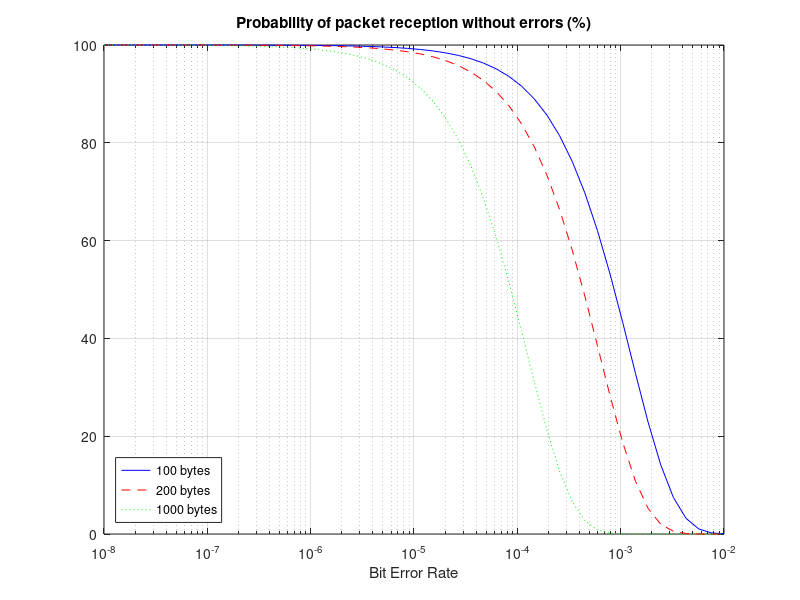
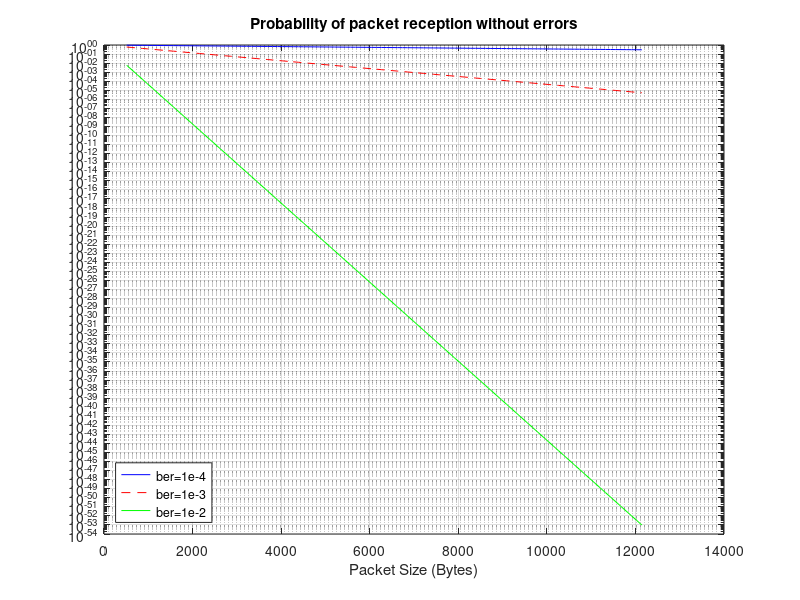

Reproduce these figures in MATLAB, in order.
% a)
% n erros num pacote -> variavel aleatoria binomial
% sucesso é o BER
% n experiencias de Bernoulli é o n de bits do pacote

% f(0) = (n 0) * p^0 * (1-p)^(n-0)
n = 8 * 100;
p = 10^(-2);
f = (nchoosek(n, 0) * p^0 * (1-p)^(n-0)) * 100


%%
% b)
n = 8 * 1000;
p = 10^(-3);
f = (nchoosek(n, 1) * p^1 * (1-p)^(n-1)) * 100


%%
% c)
n = 8 * 200;
p = 10^(-4);

% 1 ou mais erros = 1 - f(0)
f = (1 - (nchoosek(n, 0) * p^0 * (1-p)^(n-0))) * 100 


%%
% d)
i = 0; % sem erros
p = logspace(-8, -2);

% 100 bytes
n = 8 * 100;
f_100 = nchoosek(n, i) .* p.^i .* (1-p).^(n-i);

% 200 bytes
n = 8 * 200;
f_200 = nchoosek(n, i) .* p.^i .* (1-p).^(n-i);

% 1000 bytes
n = 8 * 1000;
f_1000 = nchoosek(n, i) .* p.^i .* (1-p).^(n-i);

% plot(p, f_100 * 100, 'b-')
figure(1)
semilogx(p, f_100 * 100, 'b-', p, f_200 * 100, 'r--', p, f_1000 * 100, 'g:')
title('Probability of packet reception without errors (%)')
xlabel('Bit Error Rate')
legend('100 bytes', '200 bytes', '1000 bytes', 'location', 'SouthWest')
grid on


%%
% e)
i = 0; % sem erros
n = linspace(64*8, 1518*8);

p = 10^(-4);
f_4 = 1 * p^i * (1-p).^(n-i);

p = 10^(-3);
f_3 = 1 * p^i * (1-p).^(n-i);

p = 10^(-2);
f_2 = 1 * p^i * (1-p).^(n-i);

figure(2)
semilogy(n, f_4, 'b-', n, f_3, 'r--', n, f_2, 'g')
title('Probability of packet reception without errors')
xlabel('Packet Size (Bytes)')
legend('ber=1e-4', 'ber=1e-3', 'ber=1e-2', 'location', 'SouthWest')
grid on
